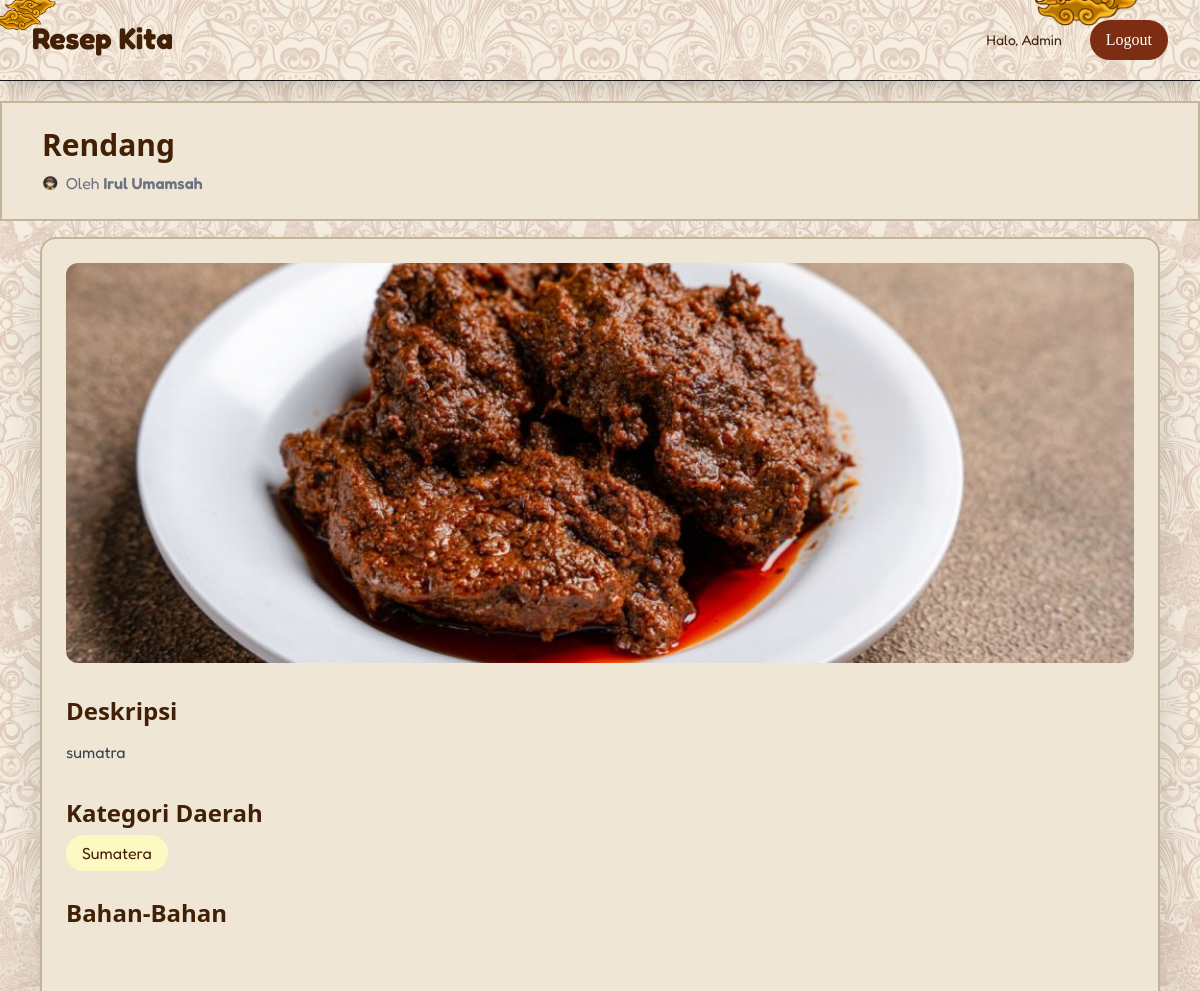
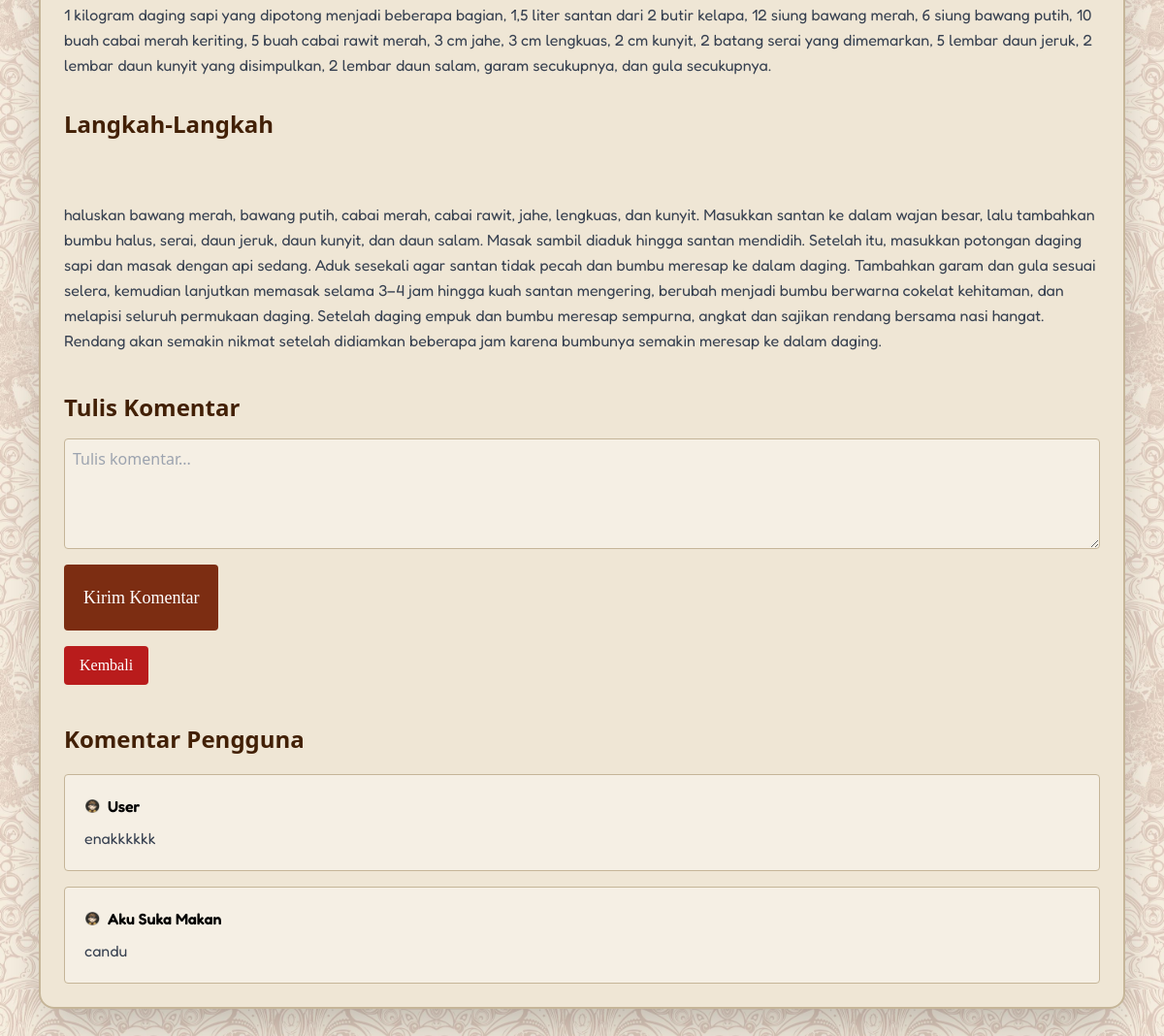
The page /detail.php?id=8 (signed in) on the database its author committed (2 pictures, top to bottom).
### tables this page shows
CREATE TABLE `resep` (
  `id_resep` int NOT NULL,
  `id` int NOT NULL,
  `judul` varchar(255) NOT NULL,
  `deskripsi` text,
  `kategori_daerah` enum('Jawa','Sumatera','Kalimantan','Sulawesi','Papua','Bali','Nusa Tenggara','Maluku','Lainnya') NOT NULL,
  `foto` varchar(255) NOT NULL,
  `bahan` text NOT NULL,
  `langkah` text NOT NULL,
  `created_at` timestamp NULL DEFAULT CURRENT_TIMESTAMP
);

CREATE TABLE `users` (
  `id` int NOT NULL,
  `username` varchar(50) NOT NULL,
  `email` varchar(50) NOT NULL,
  `PASSWORD` varchar(255) NOT NULL,
  `ROLE` enum('admin','user') DEFAULT 'user'
);

CREATE TABLE `komentar` (
  `id_komentar` int NOT NULL,
  `id_resep` int NOT NULL,
  `id` int NOT NULL,
  `isi_komentar` text NOT NULL,
  `created_at` timestamp NULL DEFAULT CURRENT_TIMESTAMP
);

### detail.php (the view, shortened to what this page needs)
<?php
include 'koneksi.php';
$id_resep = $_GET['id'];
$query = "
SELECT resep.*, users.username
FROM resep
JOIN users ON resep.id = users.id
WHERE resep.id_resep = ?
";
$stmt = $koneksi->prepare($query);
$stmt->bind_param("i", $id_resep);
$stmt->execute();
$result = $stmt->get_result();
$data = $result->fetch_assoc();
$queryKomentar = "
SELECT komentar.*, users.username
FROM komentar
JOIN users ON komentar.id = users.id
WHERE komentar.id_resep = ?
ORDER BY komentar.created_at DESC
";
$stmtKomen = $koneksi->prepare($queryKomentar);
$stmtKomen->bind_param("i", $id_resep);
$stmtKomen->execute();
$resultKomentar = $stmtKomen->get_result();
?>
<!DOCTYPE html>
<html lang="en">
<head>
    <script src="https://cdn.tailwindcss.com"></script>
</head>
<body class="bg-center bg-repeat bg-[length:300px_auto]" style="background-image: url('assets/navbg.jpg')">
    <nav
    class="flex justify-between  z-100 w-full mx-auto rounded- shadow-xl py-5 px-8 border-b border-neutral-900 bg-repeat bg-[length:300px_auto]"
    style="background-image: url('assets/navbg.jpg')">
    <img src="assets/mega1.png" alt="" class="absolute right-20 -top-6 w-17 h-12 scale-150 z-100">
        <img src="assets/mega3.png" alt="" class="absolute -left-3 -top-3 w-17 h-12 scale-160 z-100">
 <div>
        <a href="index.php"
          class="font-bold font-[fredoka] text-3xl text-yellow-950">
          Resep Kita
        </a>
      </div>
    <div class="flex items-center gap-7  ">
          <span class="font-[Fredoka] text-sm text-yellow-950">
            Halo,
            <?= htmlspecialchars($_SESSION['username']); ?>
          </span>
          <a href="logout.php"
             class="bg-orange-900 text-white px-4 py-2 rounded-full hover:scale-110 hover:bg-yellow-900 font-[Merryweather] duration-300">
            Logout
          </a>
    </div>
  </nav>
    <section class=" mt-5 px-10 py-6 bg-[#EFE6D5] mb-4 border-2 border-[#c5b598] ">
        <h1 class="text-3xl font-bold text-yellow-950 font-[Playfair Display]">
            <?= htmlspecialchars($data['judul']); ?>
        </h1>
        <div class="flex items-center gap-2 mt-2 text-gray-500 font-[Fredoka]">
            <img
                src="./assets/profil.png"
                class="w-4 h-4 object-contain">
            <span>
                Oleh
                <span class="font-semibold">
                    <?= htmlspecialchars($data['username']); ?>
                </span>
            </span>
        </div>
    </section>
    <section class="mx-10 mb-10 bg-[#EFE6D5] shadow-2xl rounded-2xl border-2 border-[#c5b598] p-6">
        <img
            src="uploads/<?= htmlspecialchars($data['foto']); ?>"
            class="w-full h-[400px] object-cover rounded-xl mb-8">
        <div class="mb-8">
            <h2 class="text-2xl font-bold text-yellow-950 mb-3">
                Deskripsi
            </h2>
            <p class="text-gray-700 leading-relaxed font-[Fredoka]">
                <?= nl2br(htmlspecialchars($data['deskripsi'])); ?>
            </p>
        </div>
        <div class="mb-8">
            <h2 class="text-2xl font-bold text-yellow-950 mb-3">
                Kategori Daerah
            </h2>
            <span class="bg-yellow-100 text-yellow-950 px-4 py-2 rounded-full font-[Fredoka]">
                <?= htmlspecialchars($data['kategori_daerah']); ?>
            </span>
        </div>
        <div class="mb-8">
            <h2 class="text-2xl font-bold text-yellow-950 mb-3">
                Bahan-Bahan
            </h2>
            <p class="text-gray-700 leading-relaxed whitespace-pre-line font-[Fredoka]">
                <?= htmlspecialchars($data['bahan']); ?>
            </p>
        </div>
        <div class="mb-10">
            <h2 class="text-2xl font-bold text-yellow-950 mb-3">
                Langkah-Langkah
            </h2>
            <p class="text-gray-700 leading-relaxed whitespace-pre-line font-[Fredoka]">
                <?= htmlspecialchars($data['langkah']); ?>
            </p>
        </div>
        <div class="mb-10">
            <h2 class="text-2xl font-bold text-yellow-950 mb-4">
                Tulis Komentar
            </h2>
            <form method="POST" class="flex flex-col gap-4">
                <textarea
                    name="komentar"
                    rows="4"
                    required
                    placeholder="Tulis komentar..."
                    class="w-full border border-[#c5b598] bg-[#F5EFE4] rounded p-2"></textarea>
                <button
                    type="submit"
                    name="kirim_komentar"
                    class="bg-orange-900 text-white py-5 px-5 rounded hover:scale-110 hover:bg-yellow-900 text-lg font-[Merryweather] duration-300 w-fit">
                    Kirim Komentar
                </button>
                <div class="flex items-center gap-3">
                <a href="index.php"
                    class="bg-red-700 text-white px-4 py-2 rounded hover:scale-110 hover:bg-red-900 font-[Merryweather] duration-300">
                    Kembali
                </a>
            </div>
            </form>
        </div>
        <div>
            <h2 class="text-2xl font-bold text-yellow-950 mb-5">
                Komentar Pengguna
            </h2>
            <div class="flex flex-col gap-4 ">
                <?php while ($komen = mysqli_fetch_assoc($resultKomentar)) : ?>
                    <div class="border border-[#c5b598] bg-[#F5EFE4] rounded p-5">
                        <div class="flex items-center gap-2 mb-2">
                            <img
                                src="./assets/profil.png"
                                class="w-4 h-4 object-contain">
                            <span class="font-semibold font-[Fredoka]">
                                <?= htmlspecialchars($komen['username']); ?>
                            </span>
                        </div>
                        <p class="text-gray-700 font-[Fredoka] leading-relaxed">
                            <?= nl2br(htmlspecialchars($komen['isi_komentar'])); ?>
                        </p>
                    </div>
                <?php endwhile; ?>
            </div>
        </div>
    </section>
</body>
</html>

### rows shown on the page
resep: judul "Rendang", id.username "Irul Umamsah", foto (picture), deskripsi "sumatra", kategori_daerah "Sumatera", bahan "1 kilogram daging sapi yang dipotong menjadi beberapa bagian, 1,5 liter santan dari 2 butir kelapa, 12 siung bawang merah, 6 siung bawang putih, 10 buah cabai merah keriting, 5 buah cabai rawit merah, 3 cm jahe, 3 cm lengkuas, 2 cm kunyit, 2 batang serai yang dimemarkan, 5 lembar daun jeruk, 2 lembar daun kunyit yang disimpulkan, 2 lembar daun salam, garam secukupnya, dan gula secukupnya.", langkah "haluskan bawang merah, bawang putih, cabai merah, cabai rawit, jahe, lengkuas, dan kunyit. Masukkan santan ke dalam wajan besar, lalu tambahkan bumbu halus, serai, daun jeruk, daun kunyit, dan daun salam. Masak sambil diaduk hingga santan mendidih. Setelah itu, masukkan potongan daging sapi dan masak dengan api sedang. Aduk sesekali agar santan tidak pecah dan bumbu meresap ke dalam daging. Tambahkan garam dan gula sesuai selera, kemudian lanjutkan memasak selama 3–4 jam hingga kuah santan mengering, berubah menjadi bumbu berwarna cokelat kehitaman, dan melapisi seluruh permukaan daging. Setelah daging empuk dan bumbu meresap sempurna, angkat dan sajikan rendang bersama nasi hangat. Rendang…"
komentar: id.username "User", isi_komentar "enakkkkkk"
komentar: id.username "Aku Suka Makan", isi_komentar "candu"

### other values the page prints
$_SESSION['username'] "Admin"
